Frame 1 (no input): blank canvas, image omitted
Frame 60 (no input): blank canvas, image omitted
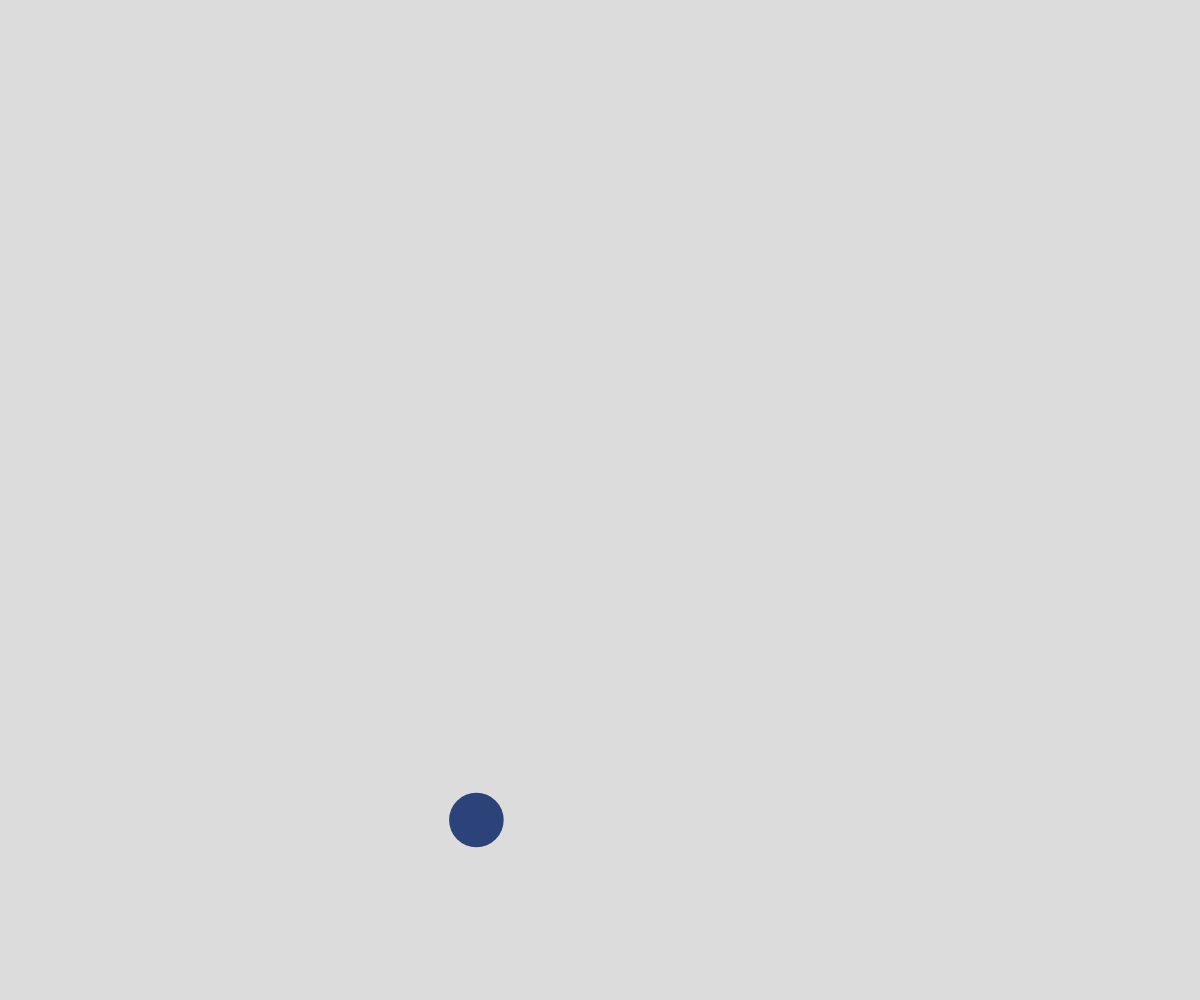
Frame 120 (the mouse pressed at the canvas centre since frame 60)

The p5.js sketch whose frames 1 and 60 were blank and that drew this single picture after the mouse press (run headless with seeded random() and noise() and a simulated clock; from frame 60 on, the mouse is pressed at the canvas centre):

// p5.js sketch
// ── sketch.js
// bubble demo
// Quinten Smith
// 9/24/2021
//
// Extra for Experts:
// - describe what you did to take this project "above and beyond"


let thebubbles = [];
function setup() {
  createCanvas(windowWidth, windowHeight);
  let bubble ={
    x: random(width),
    y: height,
    radius: random(20,50),
    dx:0,
    dy:-3,
    theColor: color(random(255),random(255),random(255)),
  };
  thebubbles.push(bubble);
}

function draw() {
  background(220);
  bubbleup();
  displaybubble();
}
function bubbleup(){
  for (let bubble of thebubbles){
    bubble.y += bubble.dy;
    //jitter sideways
    // bubble.x += random(-5,5);
    bubble.x = noise(bubble.time)*width;
    bubble.time +=0.001;
  }
 
}
function displaybubble(){
  for (let bubble of thebubbles){
    noStroke();
    fill(bubble.theColor);
    circle(bubble.x, bubble.y, bubble.radius*2);
  }
  
}
function spawnbubble(){
  let bubble ={
    x: random(width),
    y: height,
    radius: random(20,50),
    dx:0,
    dy:-3,
    theColor: color(random(255),random(255),random(255)),
    time: random(1000),
  };
  thebubbles.push(bubble);
}
function mousePressed(){
  spawnbubble();
}
